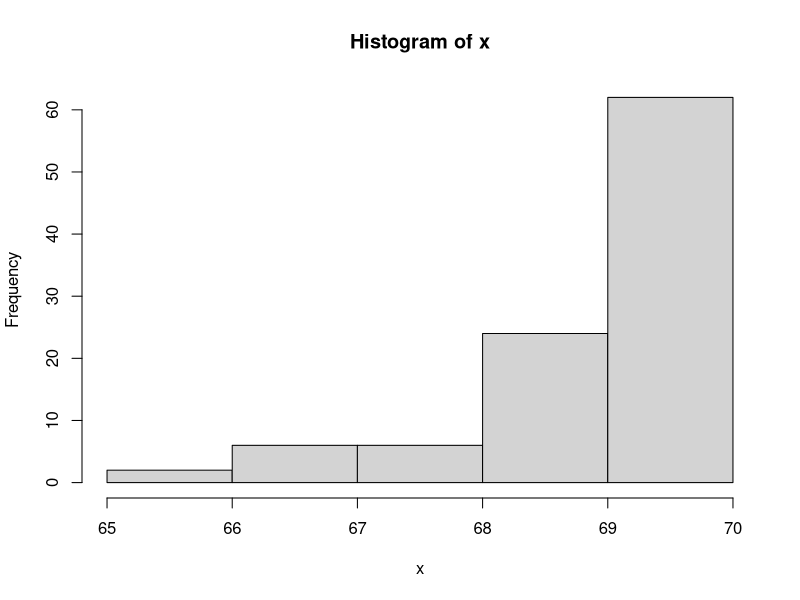
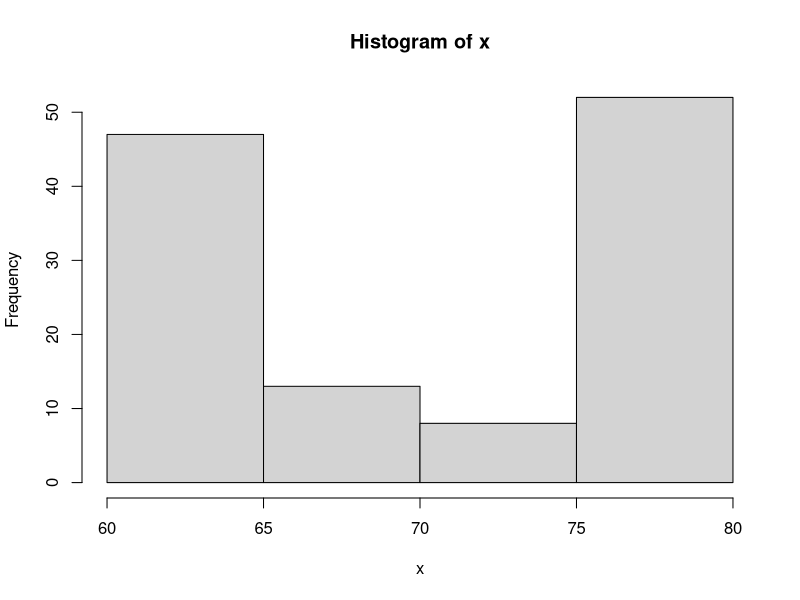

R code for these plots, in order:
## ---- chunk 1
while(T){
  type = sample(1:5,1) #uniform, bell, bimodal, skewright, skewleft
  n = sample(c(60,75,80,90,100,110,120,125,130,150),1)
  beta1 = c(1,10,0.2,0.5,2)[type]
  beta2 = c(1,10,0.2,2,0.5)[type]
  bottom = sample(seq(20,70,5),1)
  width = sample(seq(5,30,5),1)
  i = 1:n
  x = rbeta(n,beta1,beta2)*width+bottom
  myhist = hist(x,breaks=5)
  brks = myhist$breaks
  counts = myhist$counts
  relf = counts/n
  dens = relf/(brks[2]-brks[1])
  if(brks[2]-brks[1] != 1){
    break
  }
}

sol = signif(c(rbind(relf,dens)),6)
soln = paste0(sol,collapse="|")
tol = paste0(sol/10,collapse="|")

## ---- chunk 2
write.csv(data.frame(i,x),file="make_freq_dist.csv",row.names = FALSE)
## ---- chunk 3
NN = length(counts)
Interval = paste(brks[1:NN],"to",brks[2:(NN+1)])
Frequency = counts
Relative_frequency = paste("##ANSWER",seq(1,NN*2-1,2),"##",sep="")
Density = paste("##ANSWER",seq(2,2*NN,2),"##",sep="")
anstab = data.frame(Interval,Frequency,Relative_frequency,Density)
knitr::kable(anstab,format="html",table.attr='class="bordered-table"', align = "cccc",row.names=F)
## ---- chunk 4
NN = length(counts)
Interval = paste(brks[1:NN],"to",brks[2:(NN+1)])
Frequency = counts
Relative_frequency = signif(counts/n,4)
Density = signif(counts/n/(brks[2]-brks[1]),4)
soltab = data.frame(Interval,Frequency,Relative_frequency,Density)
knitr::kable(soltab,format="html",table.attr='class="bordered-table"', align = "cccc",row.names=F)
